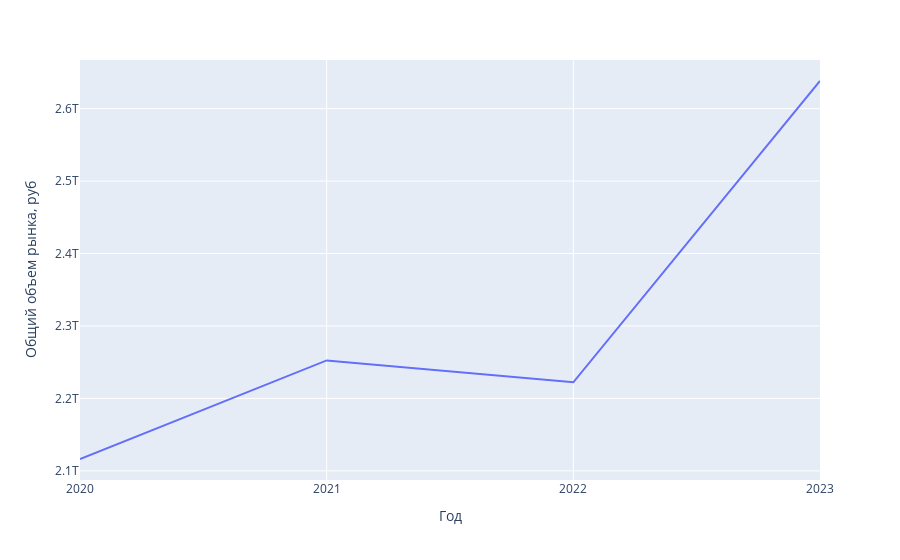

The notebook cell saved with this chart:
### Markdown cell above
## Market sizing

### Code cell
fig = px.line(x=years, y=data[years].sum(), labels={'x': 'Год', 'y': 'Общий объем рынка, руб'})
fig.show()

### Figure 1 — Plotly figure (JSON) as saved in the notebook; plotly's stock layout.template omitted (floating-point values rounded to 4 significant figures)
{"data": [{"hovertemplate": "Год=%{x}<br>Общий объем рынка, руб=%{y}<extra></extra>", "legendgroup": "", "line": {"color": "#636efa", "dash": "solid"}, "marker": {"symbol": "circle"}, "mode": "lines", "name": "", "orientation": "v", "showlegend": false, "type": "scatter", "x": ["2020", "2021", "2022", "2023"], "xaxis": "x", "y": [2116374075000, 2252469033000, 2222198567000, 2638094056000], "yaxis": "y"}], "layout": {"legend": {"tracegroupgap": 0}, "margin": {"t": 60}, "xaxis": {"anchor": "y", "domain": [0, 1], "title": {"text": "Год"}}, "yaxis": {"anchor": "x", "domain": [0, 1], "title": {"text": "Общий объем рынка, руб"}}}}
